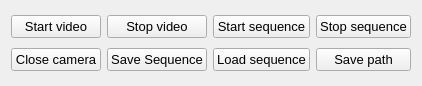
     <widget class="QWidget" name="gridLayoutWidget_3">
      <property name="geometry">
       <rect>
        <x>80</x>
        <y>460</y>
        <width>395</width>
        <height>86</height>
       </rect>
      </property>
      <layout class="QGridLayout" name="gridLayout_3">
       <item row="1" column="0">
        <widget class="QPushButton" name="stopCamera2">
         <property name="font">
          <font>
           <pointsize>10</pointsize>
          </font>
         </property>
         <property name="text">
          <string>Close camera</string>
         </property>
        </widget>
       </item>
       <item row="1" column="2">
        <widget class="QPushButton" name="loadAutomaticSequence">
         <property name="font">
          <font>
           <pointsize>10</pointsize>
          </font>
         </property>
         <property name="toolTip">
          <string/>
         </property>
         <property name="toolTipDuration">
          <number>-1</number>
         </property>
         <property name="statusTip">
          <string/>
         </property>
         <property name="whatsThis">
          <string/>
         </property>
         <property name="text">
          <string>Load sequence</string>
         </property>
        </widget>
       </item>
       <item row="1" column="3">
        <widget class="QPushButton" name="automaticSavePath">
         <property name="font">
          <font>
           <pointsize>10</pointsize>
          </font>
         </property>
         <property name="text">
          <string>Save path</string>
         </property>
        </widget>
       </item>
       <item row="0" column="0">
        <widget class="QPushButton" name="startButton3">
         <property name="font">
          <font>
           <pointsize>10</pointsize>
          </font>
         </property>
         <property name="text">
          <string>Start video</string>
         </property>
        </widget>
       </item>
       <item row="0" column="1">
        <widget class="QPushButton" name="stopButton3">
         <property name="font">
          <font>
           <pointsize>10</pointsize>
          </font>
         </property>
         <property name="text">
          <string>Stop video</string>
         </property>
        </widget>
       </item>
       <item row="0" column="3">
        <widget class="QPushButton" name="stopAutomaticSequence">
         <property name="font">
          <font>
           <pointsize>10</pointsize>
          </font>
         </property>
         <property name="text">
          <string>Stop sequence</string>
         </property>
        </widget>
       </item>
       <item row="0" column="2">
        <widget class="QPushButton" name="startAutomaticSequence">
         <property name="font">
          <font>
           <pointsize>10</pointsize>
          </font>
         </property>
         <property name="toolTip">
          <string/>
         </property>
         <property name="toolTipDuration">
          <number>-1</number>
         </property>
         <property name="statusTip">
          <string/>
         </property>
         <property name="whatsThis">
          <string/>
         </property>
         <property name="text">
          <string>Start sequence</string>
         </property>
        </widget>
       </item>
       <item row="1" column="1">
        <widget class="QPushButton" name="saveAutomaticSequence">
         <property name="font">
          <font>
           <pointsize>10</pointsize>
          </font>
         </property>
         <property name="text">
          <string>Save Sequence</string>
         </property>
        </widget>
       </item>
      </layout>
     </widget>
